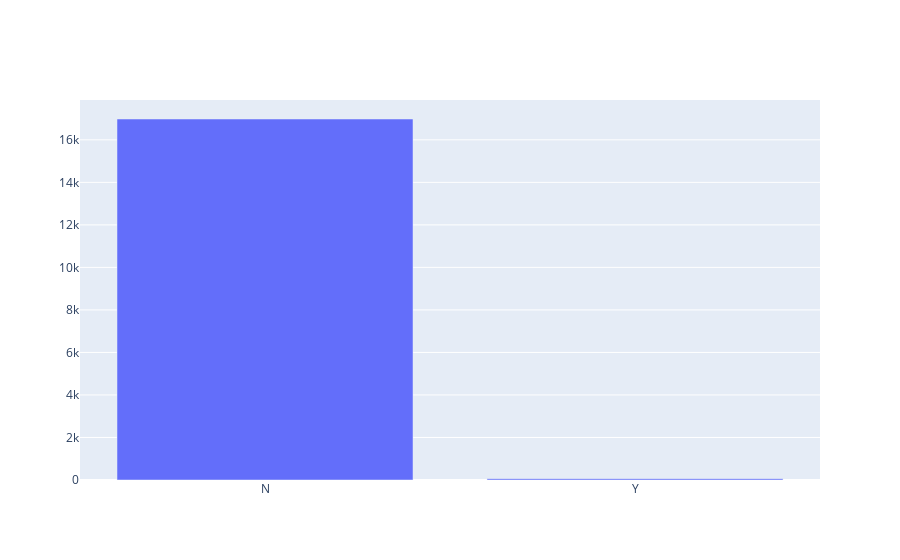

Notebook code for this chart:
### Markdown cell above
## Deskriptive Analyse / Visualisierung 

Die deskriptive Analyse, auch bekannt als deskriptive Analytik oder deskriptive Statistik, ist der Prozess der Verwendung statistischer Techniken zur Beschreibung oder Zusammenfassung einer Reihe von Daten. Als eine der wichtigsten Arten der Datenanalyse ist die deskriptive Analyse beliebt, da sie zugängliche Erkenntnisse aus Daten generieren kann. [1]

Im Gegensatz zu anderen Arten der Datenanalyse versucht die deskriptive Analyse nicht, Vorhersagen über die Zukunft zu treffen. Stattdessen zieht es Erkenntnisse ausschließlich aus vergangenen Daten, indem es sie auf eine Weise manipuliert, die sie aussagekräftiger macht.

@Chengyi Hua

### Code cell
fig = go.Figure([go.Bar(x=['N','Y'], y=[cca_unique_id[cca_unique_id.risk_user==0].count()[0], cca_unique_id[cca_unique_id.risk_user==1].count()[0]])])
fig

### Figure 1 — Plotly figure (JSON) as saved in the notebook; plotly's stock layout.template omitted (floating-point values rounded to 4 significant figures)
{"data": [{"type": "bar", "x": ["N", "Y"], "y": [16980, 63]}], "layout": {}}
